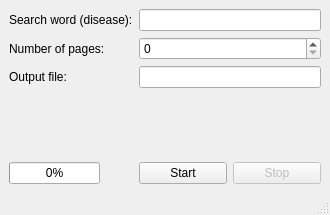
<?xml version="1.0" encoding="UTF-8"?>
<ui version="4.0">
 <class>MainWindow</class>
 <widget class="QMainWindow" name="MainWindow">
  <property name="geometry">
   <rect>
    <x>0</x>
    <y>0</y>
    <width>330</width>
    <height>215</height>
   </rect>
  </property>
  <property name="maximumSize">
   <size>
    <width>500</width>
    <height>250</height>
   </size>
  </property>
  <property name="windowTitle">
   <string>PyGenRetrieve</string>
  </property>
  <widget class="QWidget" name="centralwidget">
   <layout class="QFormLayout" name="formLayout">
    <property name="fieldGrowthPolicy">
     <enum>QFormLayout::AllNonFixedFieldsGrow</enum>
    </property>
    <item row="0" column="0">
     <widget class="QLabel" name="label">
      <property name="text">
       <string>Search word (disease):</string>
      </property>
     </widget>
    </item>
    <item row="0" column="1">
     <widget class="QLineEdit" name="word_le"/>
    </item>
    <item row="1" column="0">
     <widget class="QLabel" name="label_2">
      <property name="text">
       <string>Number of pages:</string>
      </property>
     </widget>
    </item>
    <item row="1" column="1">
     <widget class="QSpinBox" name="pages_sb"/>
    </item>
    <item row="2" column="0">
     <widget class="QLabel" name="label_3">
      <property name="text">
       <string>Output file:</string>
      </property>
     </widget>
    </item>
    <item row="3" column="1">
     <spacer name="verticalSpacer">
      <property name="orientation">
       <enum>Qt::Vertical</enum>
      </property>
      <property name="sizeHint" stdset="0">
       <size>
        <width>20</width>
        <height>40</height>
       </size>
      </property>
     </spacer>
    </item>
    <item row="4" column="0">
     <widget class="QProgressBar" name="progressbar">
      <property name="value">
       <number>0</number>
      </property>
     </widget>
    </item>
    <item row="4" column="1">
     <layout class="QHBoxLayout" name="horizontalLayout">
      <item>
       <widget class="QPushButton" name="start_pb">
        <property name="maximumSize">
         <size>
          <width>91</width>
          <height>16777215</height>
         </size>
        </property>
        <property name="text">
         <string>Start</string>
        </property>
       </widget>
      </item>
      <item>
       <widget class="QPushButton" name="stop_pb">
        <property name="enabled">
         <bool>false</bool>
        </property>
        <property name="maximumSize">
         <size>
          <width>91</width>
          <height>16777215</height>
         </size>
        </property>
        <property name="styleSheet">
         <string notr="true"/>
        </property>
        <property name="text">
         <string>Stop</string>
        </property>
       </widget>
      </item>
     </layout>
    </item>
    <item row="2" column="1">
     <widget class="QLineEdit" name="out_le"/>
    </item>
   </layout>
  </widget>
  <widget class="QMenuBar" name="menubar">
   <property name="geometry">
    <rect>
     <x>0</x>
     <y>0</y>
     <width>330</width>
     <height>27</height>
    </rect>
   </property>
  </widget>
  <widget class="QStatusBar" name="statusbar"/>
 </widget>
 <resources/>
 <connections/>
</ui>
